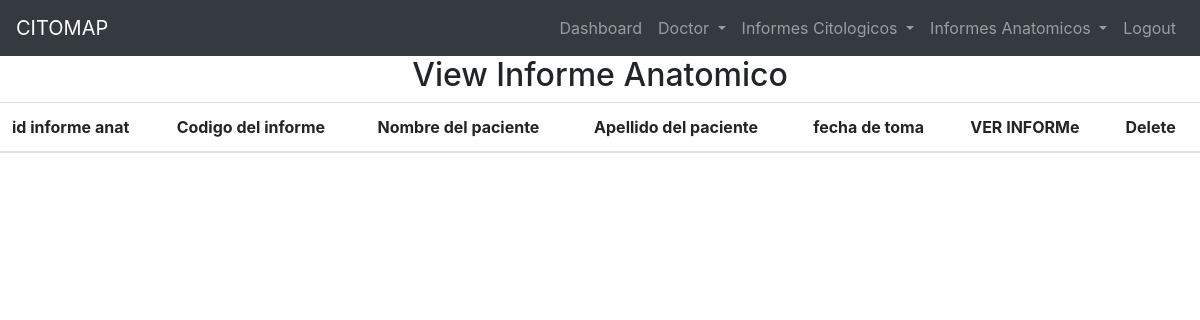
The page /view_informe_anat/ (signed in) on the database as committed earlier.
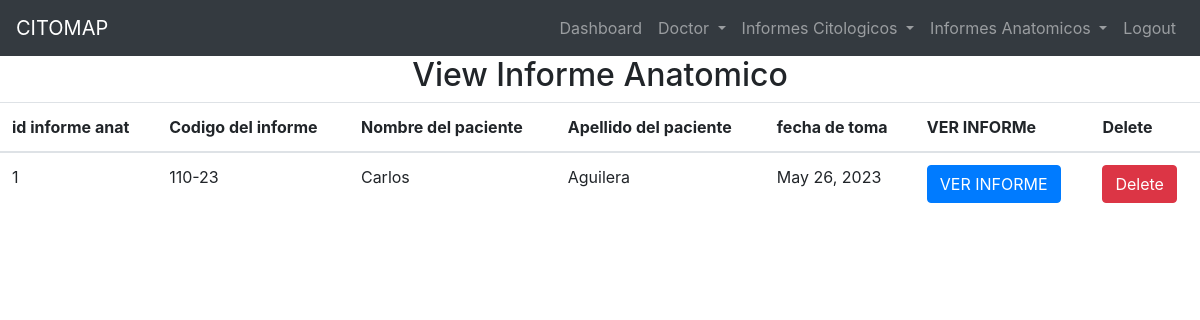
The same page on the database as committed later.
### hospital/models.py (models this page shows)
class InformeAnatomico(models.Model):
    CodigoInformeAnatomico = models.CharField(max_length=20)
    NombresInformeAnatomico = models.CharField(max_length=100)
    ApellidosInformeAnatomico = models.CharField(max_length=100)
    EdadInformeAnatomico = models.IntegerField(null=True)
    MedicoInformeAnatomico = models.CharField(max_length=100)
    HospitalInformeAnatomico = models.CharField(max_length=100)
    MuestraInformeAnatomico = models.CharField(max_length=200)
    DiagnosticoInformeAnatomico = models.CharField(max_length=100)
    RecepcionInformeAnatomico = models.DateField(blank=True)
    EstudioMacroscopicoInformeAnatomico =  models.CharField(max_length=1000,default='Sin descripcion')
    EstudioMicroscopicoInformeAnatomico =  models.CharField(max_length=1000,default='Sin descripcion')
    EspecimenInformeAnatomico = models.CharField(max_length=200,default='Sin descripcion')
    ConclusionInformeAnatomico = models.CharField(max_length=200,default='Sin descripcion')
    FechaPieInformeAnatomico = models.DateField(blank=True)
    LugarInformeAnatomico = models.CharField(max_length=100)
    DoctorInformeAnatomico = models.ForeignKey(Doctor,on_delete=models.CASCADE)

### hospital/views.py (the view)
# urls.py: path('view_informe_anat/',views.View_Informe_Anat,name='view_informe_anat'),
def View_Informe_Anat(request):
    if not request.user.is_staff:
        return redirect('admin_login')
    inf = InformeAnatomico.objects.all()
    i = {'inf': inf}
    return render(request, 'view_informe_anat.html',i)

### hospital/templates/view_informe_anat.html
{% include 'base.html' %} {% include 'navigation.html' %} {% block content %}
<div>
  <h2 class="text-center">View Informe Anatomico</h2>
  <table id="example" class="table table-hover">
    <thead>
      <tr>
        <th>id informe anat</th>
        <th>Codigo del informe</th>
        <th>Nombre del paciente</th>
        <th>Apellido del paciente</th>
        <th>fecha de toma</th>
        <th>VER INFORMe</th>
        <th>Delete</th>
      </tr>
    </thead>
    <body>
      {% for i in inf%}
      <tr>
        <td>{{i.id}}</td>
        <td>{{i.CodigoInformeAnatomico}}</td>
        <td>{{i.NombresInformeAnatomico}}</td>
        <td>{{i.ApellidosInformeAnatomico}}</td>
        <td>{{i.RecepcionInformeAnatomico}}</td>
        <td>
          <a href="{% url 'ver_informe_anat' i.id %}" class="btn btn-primary"
            >VER INFORME</a
          >
        </td>
        <td>
          <a
            href="{% url 'delete_informe_anat' i.id %}"
            onclick="return confirm('Are you sure you want to delete')"
            class="btn btn-danger"
          >
            Delete
          </a>
        </td>
      </tr>
      {% endfor%}
    </body>
  </table>
</div>
{% endblock content%}

Rows that differ between the two databases and show on the page:
added InformeAnatomico: id "1", CodigoInformeAnatomico "110-23", NombresInformeAnatomico "Carlos", ApellidosInformeAnatomico "Aguilera", RecepcionInformeAnatomico "May 26, 2023"
